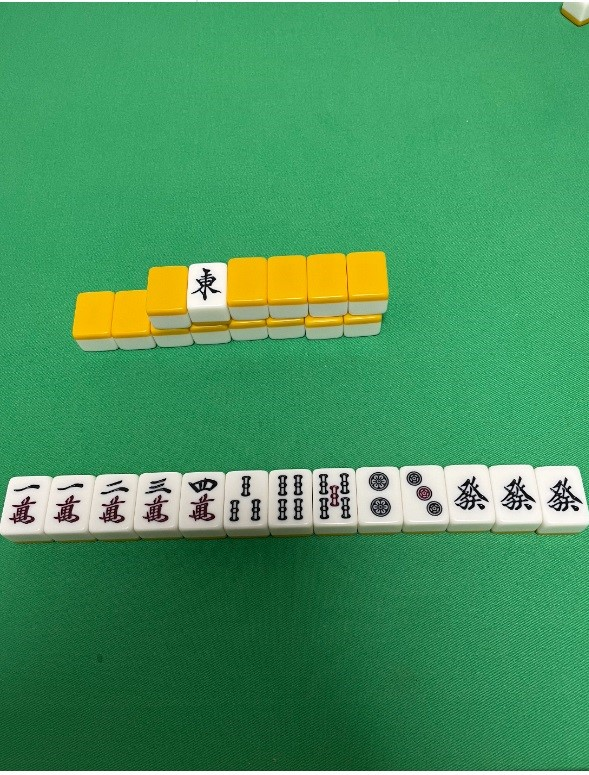
#> input picture backup/20250119/img/test3.jpg, 589 x 775 px, found by its file name
$ python test.py
#> lines starting #> are read from the running program, lines starting #| are printed output that depends on the picture; after the words box and inside, x2 and y2 are one past the last pixel; in counts of white or black regions, pixels touching at a corner belong together
#!/usr/local/bin/python
#! -*- coding: utf-8 -*-

import cv2
import numpy as np

# 指定した画像(path)の物体を検出し、外接矩形の画像を出力します
def detect_contour(path):

  # 画像を読込
  src = cv2.imread(path, cv2.IMREAD_COLOR)
#> src is the input picture: shape (775, 589, 3); mean B, G, R 93.6, 147.4, 68.3
  print(src)
#> (printed output is left out)

  # グレースケール画像へ変換
  gray = cv2.cvtColor(src, cv2.COLOR_BGR2GRAY)
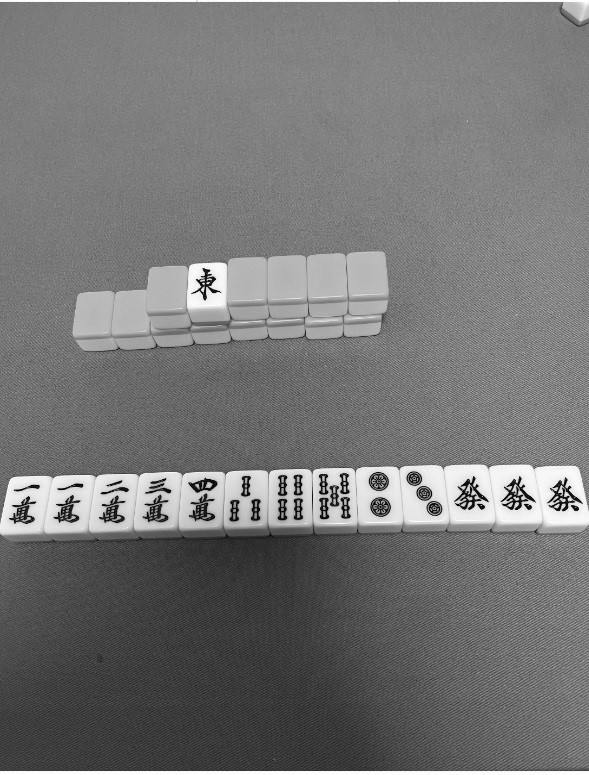
#> gray: shape (775, 589); min 0, max 255, mean 117.6

  # 2値化
  retval, bw = cv2.threshold(gray, 50, 255, cv2.THRESH_BINARY | cv2.THRESH_OTSU)
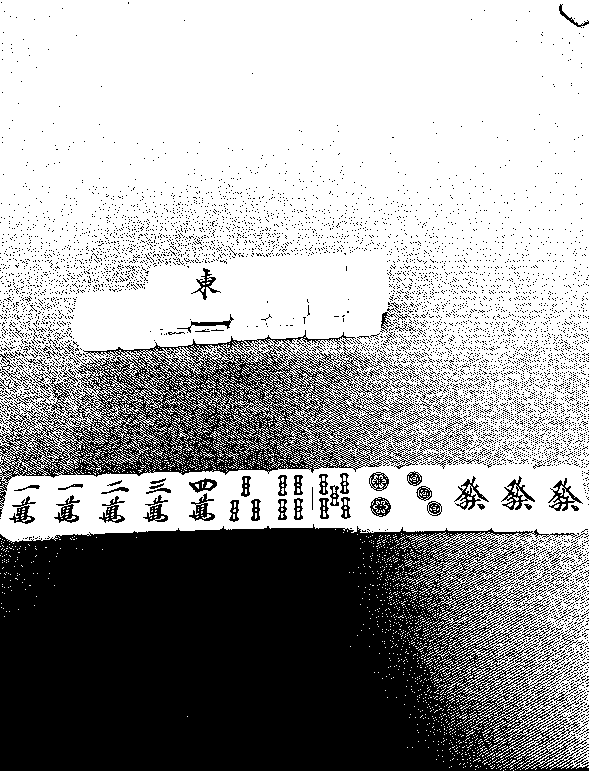
#> bw: shape (775, 589); 63.8% white; 6676 black regions (6578 under 20 px)
#> retval = 108

  # 輪郭を抽出
  #   contours : [領域][Point No][0][x=0, y=1]
  #   cv2.CHAIN_APPROX_NONE: 中間点も保持する
  #   cv2.CHAIN_APPROX_SIMPLE: 中間点は保持しない
  contours, hierarchy = cv2.findContours(bw, cv2.RETR_LIST, cv2.CHAIN_APPROX_SIMPLE)
#> contours = 20050 contours, 19703 with area under 20; largest, box (x1, y1, x2, y2) and area: (0, 0, 589, 770) 337905, (40, 352, 315, 479) 15054, (0, 770, 589, 775) 1766, (83, 335, 248, 355) 730, (501, 475, 536, 511) 496

  # 矩形検出された数（デフォルトで0を指定）
  detect_count = 0

  # 各輪郭に対する処理
  for i in range(0, len(contours)):

    # 輪郭の領域を計算
    area = cv2.contourArea(contours[i])

    # ノイズ（小さすぎる領域）と全体の輪郭（大きすぎる領域）を除外
    if area < 1e2 or 1e5 < area:
      continue

    # 外接矩形
    if len(contours[i]) > 0:
      rect = contours[i]
      x, y, w, h = cv2.boundingRect(rect)
      cv2.rectangle(src, (x, y), (x + w, y + h), (0, 255, 0), 2)

      # 外接矩形毎に画像を保存
      cv2.imwrite('C:/Users/ryo46/python/mahjong_match/result/' + str(detect_count) + '.jpg', src[y:y + h, x:x + w])

      detect_count = detect_count + 1
#> this loop made 20050 passes
#> (area, x, y, w, h, detect_count) on passes 1, 189: (1766, 0, 770, 589, 5, 1), (123, 539, 744, 30, 19, 2)
#> area on passes 44, 51: 25, 20
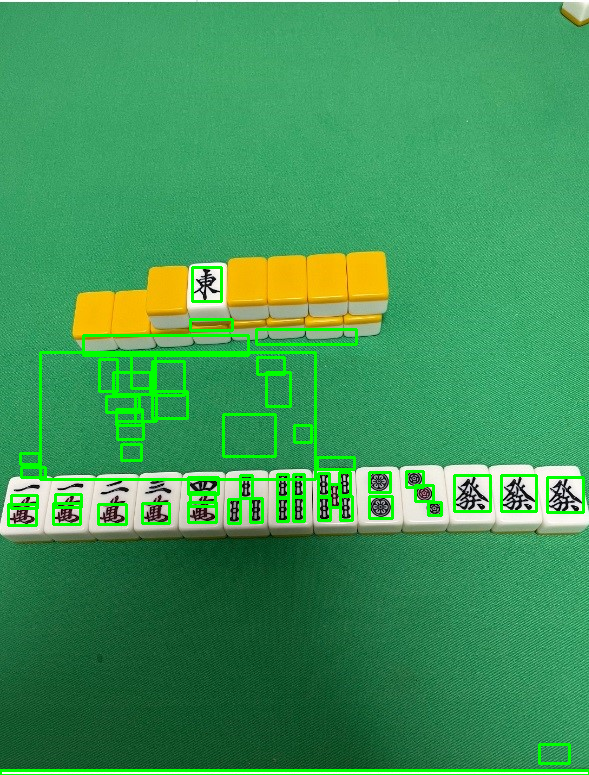
#> src: shape (775, 589, 3); 4.11% of pixels changed, all inside (x1, y1, x2, y2) = (0, 266, 589, 775)
#> after the loop, detect_count = 53

  # 外接矩形された画像を表示
  cv2.imshow('output', src)
  cv2.waitKey(0)

  # 終了処理
  cv2.destroyAllWindows()

if __name__ == '__main__':
  detect_contour('C:/Users/ryo46/python/mahjong_match/img/test3.jpg')

$ run again, with backup/20250119/img/test11.jpg copied over backup/20250119/img/test3.jpg
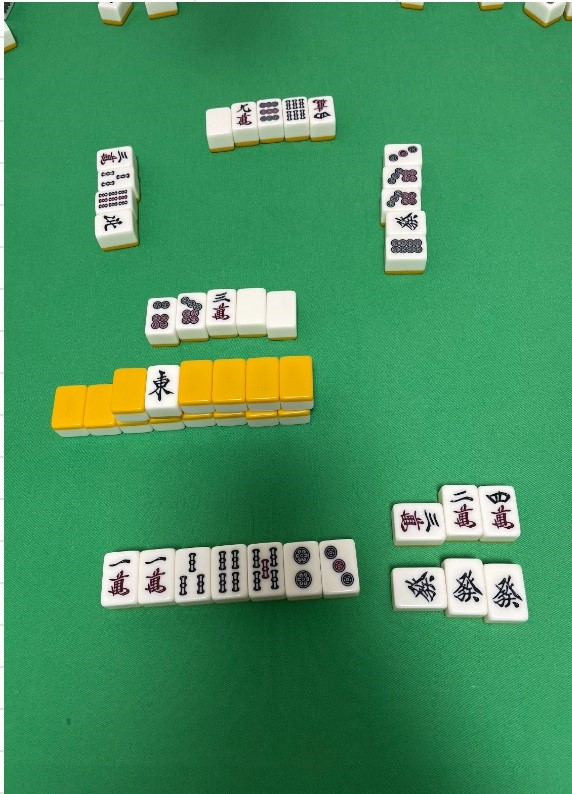
#> input picture backup/20250119/img/test11.jpg, 572 x 794 px, found by its file name
#> in detect_contour, src is the input picture: shape (794, 572, 3); mean B, G, R 95.1, 145, 69.9
#> (printed output is left out)
#> in detect_contour, `retval, bw = cv2.threshold(gray, 50, 255, cv2.THRESH_BINARY | cv2.THRE..`:
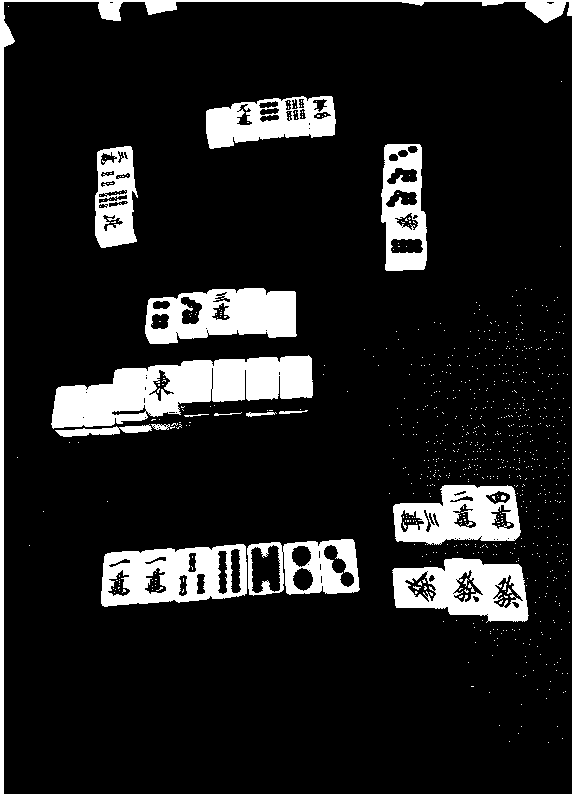
#> bw: shape (794, 572); 12.1% white; 818 white regions (799 under 20 px)
#> retval = 157
#> contours = 946 contours, 864 with area under 20; largest, box (x1, y1, x2, y2) and area: (51, 355, 313, 429) 10904, (101, 544, 247, 607) 7421, (145, 288, 297, 344) 6598, (392, 558, 529, 623) 6374, (393, 485, 521, 545) 5837
#> the loop in detect_contour, `for i in range(0, len(contours)):` made 946 passes
#> (area, x, y, w, h) on passes 128, 130, 132, 134, 139, 141, 142, 143: (476, 492, 574, 32, 35), (150, 178, 574, 10, 23), (158.5, 196, 573, 10, 22), (472, 404, 571, 33, 32), (468, 453, 569, 31, 34), (321, 107, 569, 24, 28), (362, 292, 567, 22, 25), (334, 144, 567, 23, 28)
#> after the loop in detect_contour, `for i in range(0, len(contours)):`:
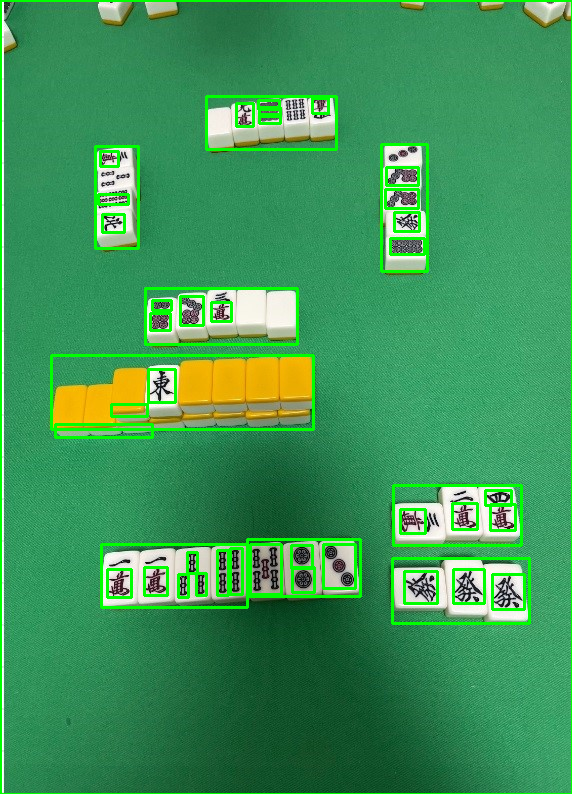
#> src: shape (794, 572, 3); 5.52% of pixels changed, all inside (x1, y1, x2, y2) = (0, 0, 572, 794)
#> after the loop in detect_contour, `for i in range(0, len(contours)):`: detect_count = 47

$ run again, with backup/20250119/img/test12.jpg copied over backup/20250119/img/test3.jpg
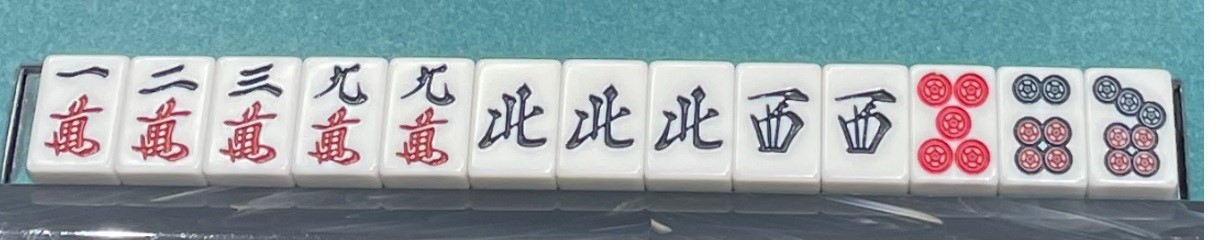
#> input picture backup/20250119/img/test12.jpg, 1227 x 244 px, found by its file name
#> in detect_contour, src is the input picture: shape (244, 1227, 3); mean B, G, R 166.6, 161.9, 149
#> (printed output is left out)
#> in detect_contour, `retval, bw = cv2.threshold(gray, 50, 255, cv2.THRESH_BINARY | cv2.THRE..`:
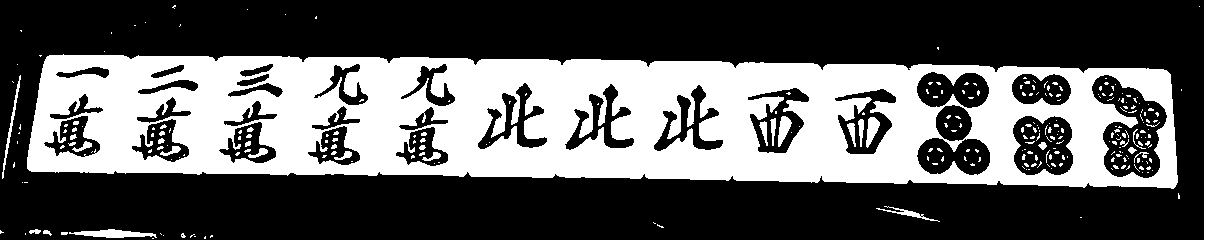
#> bw: shape (244, 1227); 38.7% white; 277 white regions (242 under 20 px)
#> retval = 170
#> contours = 308 contours, 259 with area under 20; largest, box (x1, y1, x2, y2) and area: (27, 54, 1178, 189) 133016, (0, 0, 1227, 244) 8958, (1091, 74, 1168, 179) 4742, (1012, 115, 1074, 176) 3087, (834, 88, 897, 155) 2288
#> the loop in detect_contour, `for i in range(0, len(contours)):` made 308 passes
#> (area, x, y, w, h) on passes 14, 20, 121, 167, 174, 190, 197, 199: (370.5, 69, 229, 88, 9), (114, 876, 206, 64, 16), (2133, 916, 137, 75, 39), (1193.5, 395, 126, 54, 41), (1172.5, 307, 125, 54, 41), (1347, 218, 121, 59, 43), (1397, 131, 118, 59, 45), (215, 866, 117, 14, 31)
#> after the loop in detect_contour, `for i in range(0, len(contours)):`:
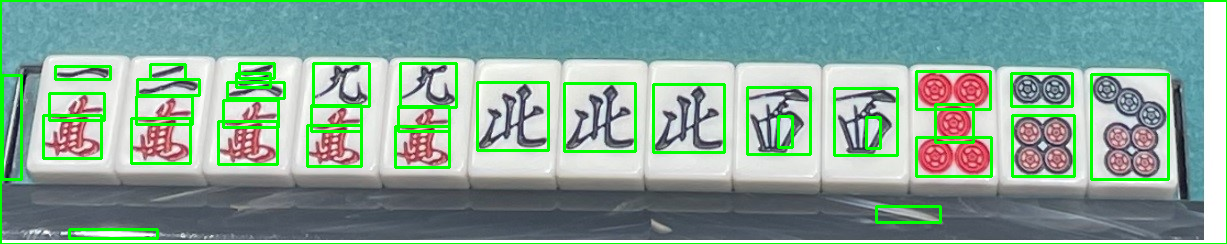
#> src: shape (244, 1227, 3); 7.63% of pixels changed, all inside (x1, y1, x2, y2) = (0, 0, 1227, 244)
#> after the loop in detect_contour, `for i in range(0, len(contours)):`: detect_count = 35
